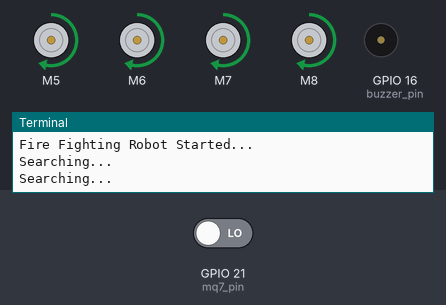
Simulated run of this program. Board: Raspberry Pi (BCM pin numbers). Parts: 4 × DC motor (green arrow = forward, orange = backward, longer = faster), buzzer (waves = sounding, pin HIGH), the last lines printed to the terminal. The test bench sets the inputs (shaded band); at power-on: GPIO 21 (mq7_pin) LOW.

Above: at 1.2 s.
1.3 s: GPIO 21 (mq7_pin) driven HIGH
At 2.6 s:
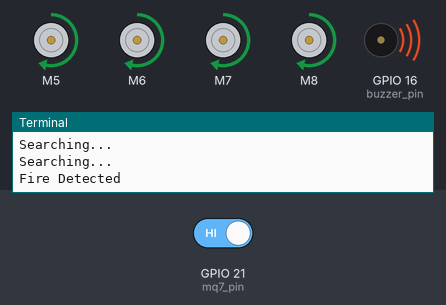
At 4.6 s:
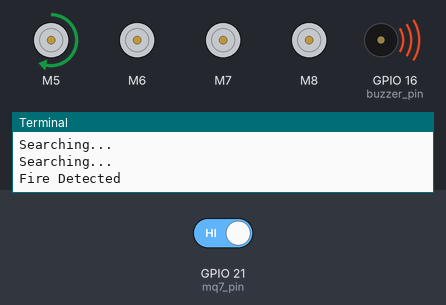
5.4 s: GPIO 21 (mq7_pin) driven LOW
At 7.8 s:
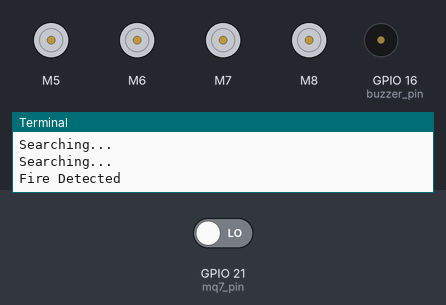
Timing chart, 0 to 9.6 s (numbered marks = the images above; inputs shaded):
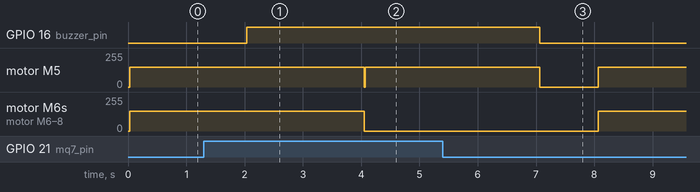

Measured:
- after the input at 1.3 s, GPIO 16 (buzzer_pin): LOW → HIGH after 0.74 s; motor M5: forward 150/255 → stopped after 2.7 s, → forward 150/255 0.02 s later; motor M6–8: forward 150/255 → stopped after 2.8 s
- after the input at 5.4 s, GPIO 16 (buzzer_pin): goes on until 7.1 s, then stays LOW; motor M5–8: goes on until 8.1 s, then stays forward 150/255

The program:

R57._Fire_Fighting_Robot.py
```python
"""
Components Used:
1. Raspberry Pi
2. MQ7 Gas Sensor
3. DC Motor HAT
4. Robot Car (4 DC Motors)
5. Water Pump
6. Buzzer
7. Jumper Wires
"""

import RPi.GPIO as GPIO
from Raspi_MotorHAT import Raspi_MotorHAT
import time

# ---------------- GPIO Setup ----------------
GPIO.setmode(GPIO.BCM)  # BCM mode

mq7_pin = 21        # gas sensor
buzzer_pin = 16     # buzzer

GPIO.setup(mq7_pin, GPIO.IN)        # sensor input
GPIO.setup(buzzer_pin, GPIO.OUT)    # buzzer output

# ---------------- Motor Setup ----------------
mh = Raspi_MotorHAT(addr=0x6f)

right_front = mh.getMotor(1)
right_back  = mh.getMotor(2)
left_front  = mh.getMotor(3)
left_back   = mh.getMotor(4)

pump = mh.getMotor(1)  # use another port if available

speed = 150

for m in (right_front, right_back, left_front, left_back, pump):
    m.setSpeed(speed)

# ---------------- Movement Functions ----------------
def move_forward():
    right_front.run(Raspi_MotorHAT.FORWARD)
    right_back.run(Raspi_MotorHAT.FORWARD)
    left_front.run(Raspi_MotorHAT.FORWARD)
    left_back.run(Raspi_MotorHAT.FORWARD)

def stop_robot():
    right_front.run(Raspi_MotorHAT.RELEASE)
    right_back.run(Raspi_MotorHAT.RELEASE)
    left_front.run(Raspi_MotorHAT.RELEASE)
    left_back.run(Raspi_MotorHAT.RELEASE)

def start_pump():
    pump.run(Raspi_MotorHAT.FORWARD)  # pump ON

def stop_pump():
    pump.run(Raspi_MotorHAT.RELEASE)  # pump OFF

# ---------------- Main Loop ----------------
try:
    print("Fire Fighting Robot Started...")

    while True:
        smoke = GPIO.input(mq7_pin)  # read sensor

        if smoke == 1:
            print("Fire Detected")

            GPIO.output(buzzer_pin, GPIO.HIGH)  # buzzer ON

            move_forward()  # move towards fire
            time.sleep(2)

            stop_robot()  # stop near fire

            start_pump()  # spray water
            time.sleep(3)

            stop_pump()  # stop spraying
            GPIO.output(buzzer_pin, GPIO.LOW)  # buzzer OFF

        else:
            print("Searching...")

            move_forward()  # keep moving
            GPIO.output(buzzer_pin, GPIO.LOW)

        time.sleep(1)

except KeyboardInterrupt:
    stop_robot()
    stop_pump()
    GPIO.output(buzzer_pin, GPIO.LOW)
    GPIO.cleanup()
    print("Exiting...")
```
